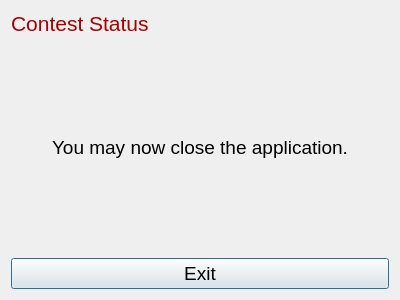
<?xml version="1.0" encoding="UTF-8"?>
<ui version="4.0">
 <class>ending_dlg</class>
 <widget class="QDialog" name="ending_dlg">
  <property name="geometry">
   <rect>
    <x>0</x>
    <y>0</y>
    <width>400</width>
    <height>300</height>
   </rect>
  </property>
  <property name="windowTitle">
   <string>Dialog</string>
  </property>
  <layout class="QVBoxLayout" name="verticalLayout">
   <item>
    <layout class="QHBoxLayout" name="horizontalLayout">
     <item>
      <widget class="QLabel" name="status_lbl">
       <property name="palette">
        <palette>
         <active>
          <colorrole role="WindowText">
           <brush brushstyle="SolidPattern">
            <color alpha="255">
             <red>170</red>
             <green>0</green>
             <blue>0</blue>
            </color>
           </brush>
          </colorrole>
         </active>
         <inactive>
          <colorrole role="WindowText">
           <brush brushstyle="SolidPattern">
            <color alpha="255">
             <red>170</red>
             <green>0</green>
             <blue>0</blue>
            </color>
           </brush>
          </colorrole>
         </inactive>
         <disabled>
          <colorrole role="WindowText">
           <brush brushstyle="SolidPattern">
            <color alpha="255">
             <red>120</red>
             <green>120</green>
             <blue>120</blue>
            </color>
           </brush>
          </colorrole>
         </disabled>
        </palette>
       </property>
       <property name="font">
        <font>
         <pointsize>16</pointsize>
        </font>
       </property>
       <property name="text">
        <string>Contest Status</string>
       </property>
      </widget>
     </item>
     <item>
      <widget class="QLabel" name="time_lbl">
       <property name="sizePolicy">
        <sizepolicy hsizetype="Fixed" vsizetype="Preferred">
         <horstretch>0</horstretch>
         <verstretch>0</verstretch>
        </sizepolicy>
       </property>
       <property name="font">
        <font>
         <pointsize>14</pointsize>
        </font>
       </property>
       <property name="text">
        <string/>
       </property>
      </widget>
     </item>
    </layout>
   </item>
   <item>
    <spacer name="verticalSpacer">
     <property name="orientation">
      <enum>Qt::Vertical</enum>
     </property>
     <property name="sizeHint" stdset="0">
      <size>
       <width>20</width>
       <height>40</height>
      </size>
     </property>
    </spacer>
   </item>
   <item>
    <widget class="QLabel" name="label">
     <property name="font">
      <font>
       <pointsize>14</pointsize>
      </font>
     </property>
     <property name="text">
      <string>You may now close the application.</string>
     </property>
     <property name="alignment">
      <set>Qt::AlignCenter</set>
     </property>
    </widget>
   </item>
   <item>
    <spacer name="verticalSpacer_2">
     <property name="orientation">
      <enum>Qt::Vertical</enum>
     </property>
     <property name="sizeHint" stdset="0">
      <size>
       <width>20</width>
       <height>40</height>
      </size>
     </property>
    </spacer>
   </item>
   <item>
    <widget class="QPushButton" name="exit_btn">
     <property name="font">
      <font>
       <pointsize>14</pointsize>
      </font>
     </property>
     <property name="text">
      <string>Exit</string>
     </property>
    </widget>
   </item>
  </layout>
 </widget>
 <resources/>
 <connections/>
</ui>
